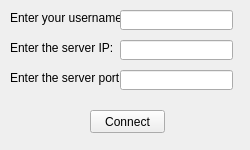
<?xml version="1.0" encoding="UTF-8"?>
<ui version="4.0">
 <class>Dialog_NetworkSettings</class>
 <widget class="QWidget" name="Dialog_NetworkSettings">
  <property name="geometry">
   <rect>
    <x>0</x>
    <y>0</y>
    <width>250</width>
    <height>150</height>
   </rect>
  </property>
  <property name="windowTitle">
   <string>Network Settings</string>
  </property>
  <widget class="QLabel" name="label">
   <property name="geometry">
    <rect>
     <x>10</x>
     <y>10</y>
     <width>111</width>
     <height>16</height>
    </rect>
   </property>
   <property name="text">
    <string>Enter your username: </string>
   </property>
  </widget>
  <widget class="QLineEdit" name="Text_Username">
   <property name="geometry">
    <rect>
     <x>120</x>
     <y>10</y>
     <width>113</width>
     <height>20</height>
    </rect>
   </property>
   <property name="maxLength">
    <number>25</number>
   </property>
  </widget>
  <widget class="QLabel" name="label_2">
   <property name="geometry">
    <rect>
     <x>10</x>
     <y>40</y>
     <width>111</width>
     <height>16</height>
    </rect>
   </property>
   <property name="text">
    <string>Enter the server IP: </string>
   </property>
  </widget>
  <widget class="QLineEdit" name="Text_ServerIP">
   <property name="geometry">
    <rect>
     <x>120</x>
     <y>40</y>
     <width>113</width>
     <height>20</height>
    </rect>
   </property>
  </widget>
  <widget class="QLabel" name="label_3">
   <property name="geometry">
    <rect>
     <x>10</x>
     <y>70</y>
     <width>111</width>
     <height>16</height>
    </rect>
   </property>
   <property name="text">
    <string>Enter the server port: </string>
   </property>
  </widget>
  <widget class="QLineEdit" name="Text_ServerPort">
   <property name="geometry">
    <rect>
     <x>120</x>
     <y>70</y>
     <width>113</width>
     <height>20</height>
    </rect>
   </property>
  </widget>
  <widget class="QPushButton" name="Button_Connect">
   <property name="geometry">
    <rect>
     <x>90</x>
     <y>110</y>
     <width>75</width>
     <height>23</height>
    </rect>
   </property>
   <property name="text">
    <string>Connect</string>
   </property>
  </widget>
 </widget>
 <resources/>
 <connections/>
</ui>
